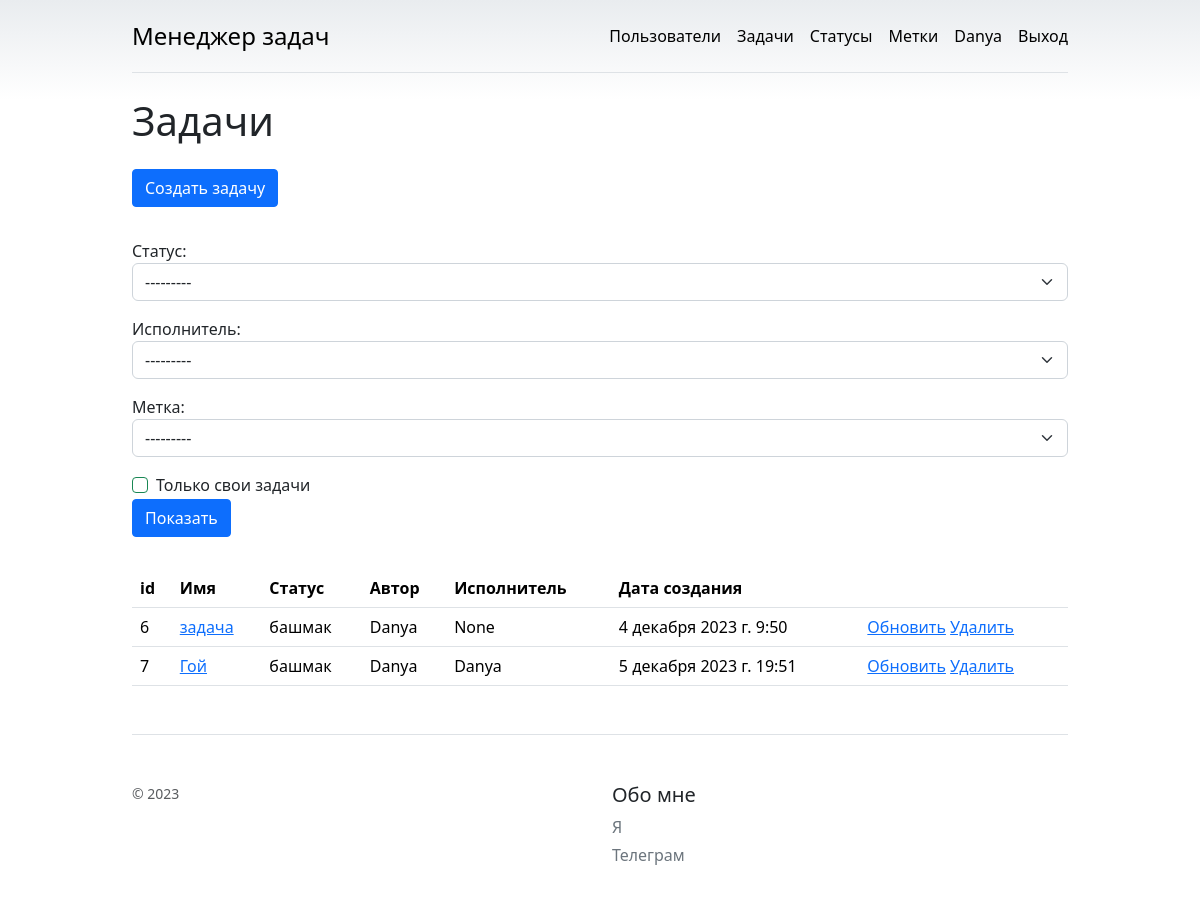
The page /tasks/ (signed in) on the database as committed earlier.
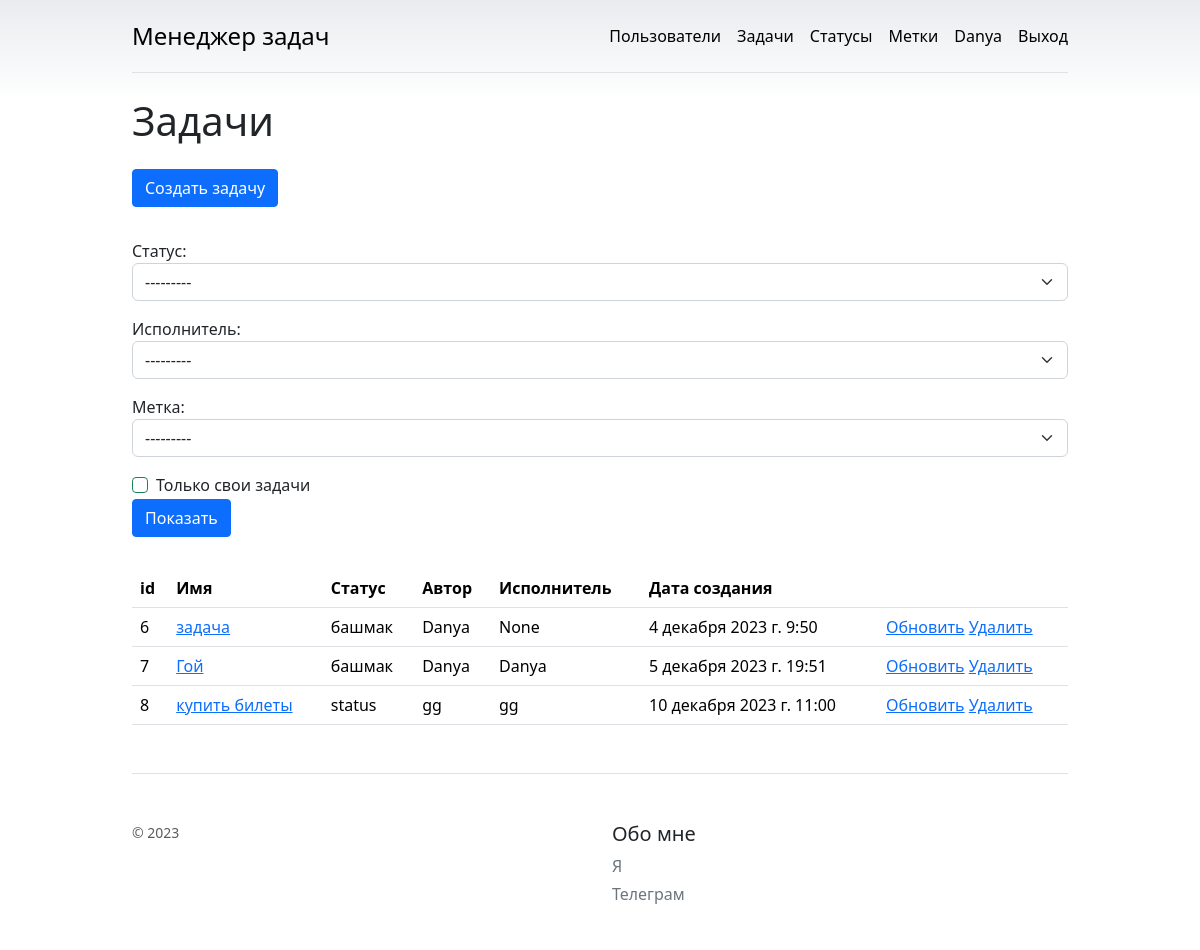
The same page on the database as committed later.
### task_manager/tasks/models.py (models this page shows)
class Task(models.Model):
    name = models.CharField(max_length=75)
    description = models.CharField(max_length=500, blank=True)
    status = models.ForeignKey(Status, on_delete=models.PROTECT)
    executor = models.ForeignKey(User, blank=True, on_delete=models.SET_NULL, null=True)
    author = models.ForeignKey(User, on_delete=models.PROTECT, related_name='author')
    timestamp = models.DateTimeField(auto_now_add=True)
    labels = models.ManyToManyField(Label, blank=True, related_name='tasks', through='TasLab')

### task_manager/statuses/models.py (models this page shows)
class Status(models.Model):
    name = models.CharField(max_length=75)
    timestamp = models.DateTimeField(auto_now_add=True)
    def __str__(self) -> str:
        return self.name

### task_manager/tasks/views.py (the view)
# urls.py: path('', views.IndexView.as_view(), name='index'),
class IndexView(LoginRequiredMixin, View):
    permission_denied_message = 'Необходимо войти или зарегестрироваться'
    def get(self, request, *args, **kwargs):
        print(request.GET)
        f = TaskFilter(request.GET, request=request, queryset=Task.objects.all())
        return render(request, 'tasks/index.html', {'filter': f})

### task_manager/labels/models.py (called while the page is built)
    def __str__(self) -> str:
        return self.name

### task_manager/tasks/filter.py (called while the page is built)
    @property
    def qs(self):
        parent = super().qs
        if self.request.GET.dict().get('self_tasks', None) == 'on':
            author = getattr(self.request, 'user', None)
            return parent.filter(author=author)
        return parent

### task_manager/templates/tasks/index.html (shortened to what this page needs)
{% extends "base.html" %}
{% load django_bootstrap5 %}
{% load i18n %}
{% block content %}
<h1 class="h1 my-4">
  {% translate "Tasks" %}
</h1>
<a class="btn btn-primary mb-3" href="{% url "tasks:create" %}">{% translate 'Task create' %}</a>
<form method="get">
  {{ filter.form.as_p }}
  <div class="form-check">
    {% if request.GET.self_tasks %}
    <input type="checkbox" name="self_tasks" class="form-check-input is-valid" id="id_self_tasks" checked>
    {% else %}
    <input type="checkbox" name="self_tasks" class="form-check-input is-valid" id="id_self_tasks">
    {% endif %}
    <label class="" for="id_self_tasks">Только свои задачи</label>
  </div>
  <input type="submit" class="btn btn-primary mb-3" value='Показать' />
</form>
<table class="table">
    <thead>
      <tr>
        <th scope="col">id</th>
        <th scope="col">{% translate "Name" %}</th>
        <th scope="col">{% translate "Status" %}</th>
        <th scope="col">{% translate "Author" %}</th>
        <th scope="col">{% translate "Executor" %}</th>
        <th scope="col">{% translate "Date of creation" %}</th>
        <th scope="col"></th>
      </tr>
    </thead>
    <tbody>
    {% for task in filter.qs %}
      <tr>
        <td>{{ task.id }}</td>
        <td><a href="{% url 'tasks:show' pk=task.id %}">{{ task.name }}</a></td>
        <td>{{ task.status }}</td>
        <td>{{ task.author }}</td>
        <td>{{ task.executor }}</td>
        <td>{{ task.timestamp }}</td>
        <td>
            <a href="{% url 'tasks:update' pk=task.id %}">{% translate 'Update'%}</a>
            <a href="{% url 'tasks:delete' pk=task.id %}">{% translate 'Delete'%}</a>
        </td>
      </tr>
    {% endfor %}
    </tbody>
  </table>
{% endblock content %}

Rows that differ between the two databases and show on the page:
added Task: id "8", name "купить билеты", status "status", author "gg", executor "gg", timestamp "10 декабря 2023 г. 11:00"
